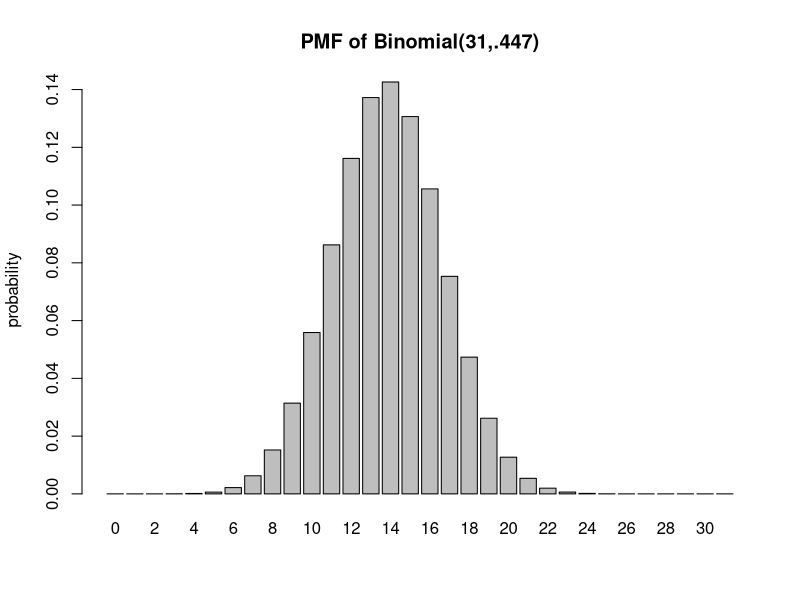
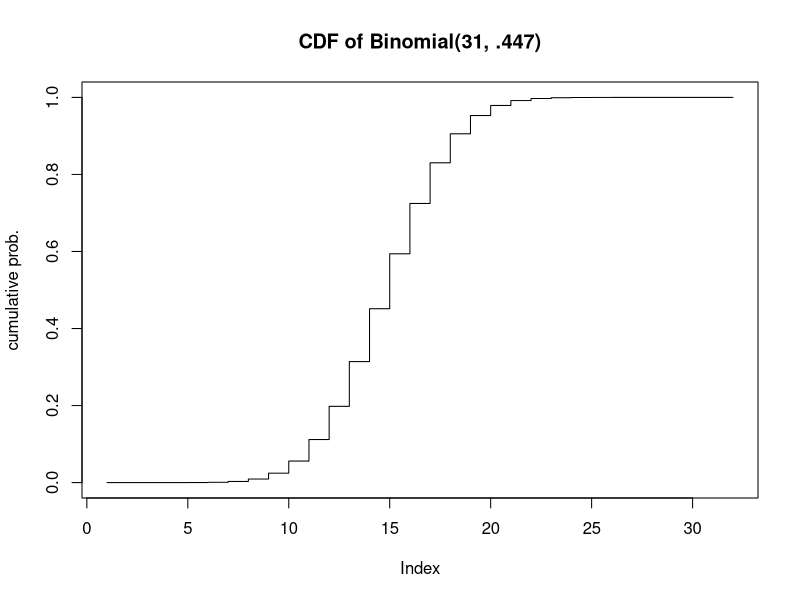
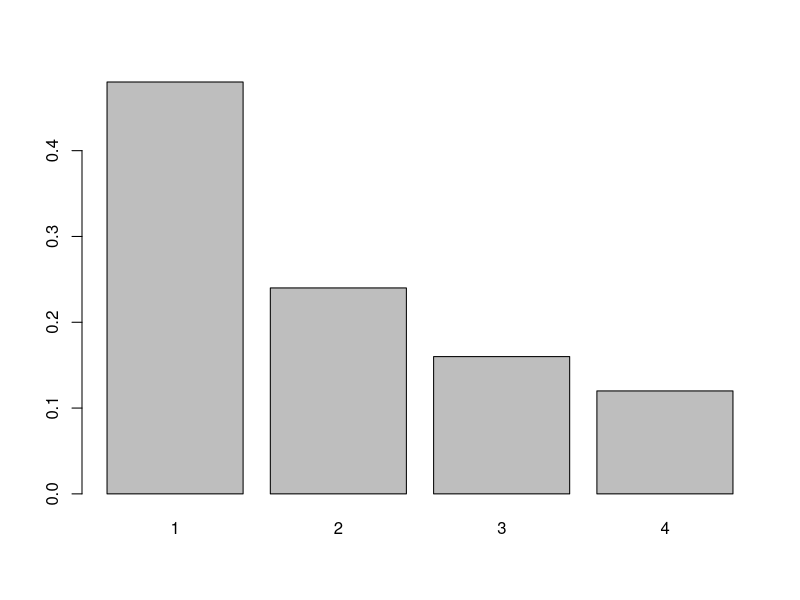
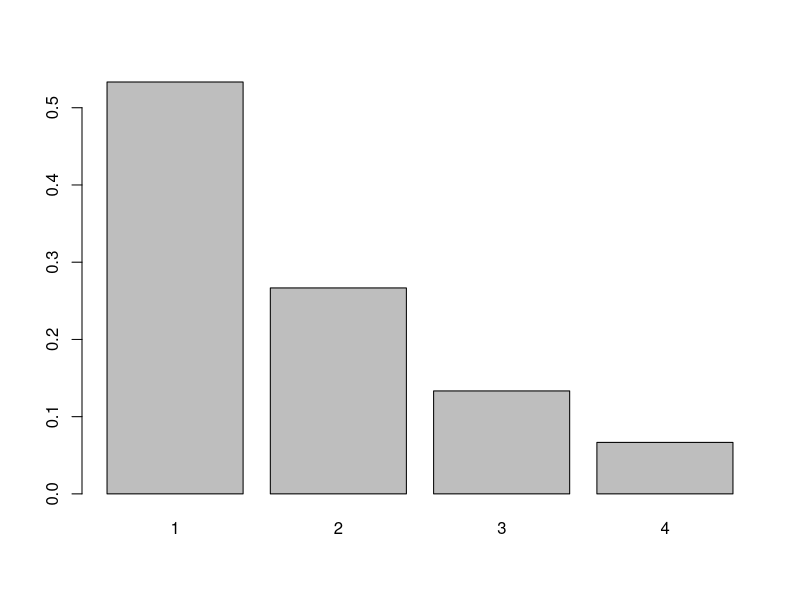
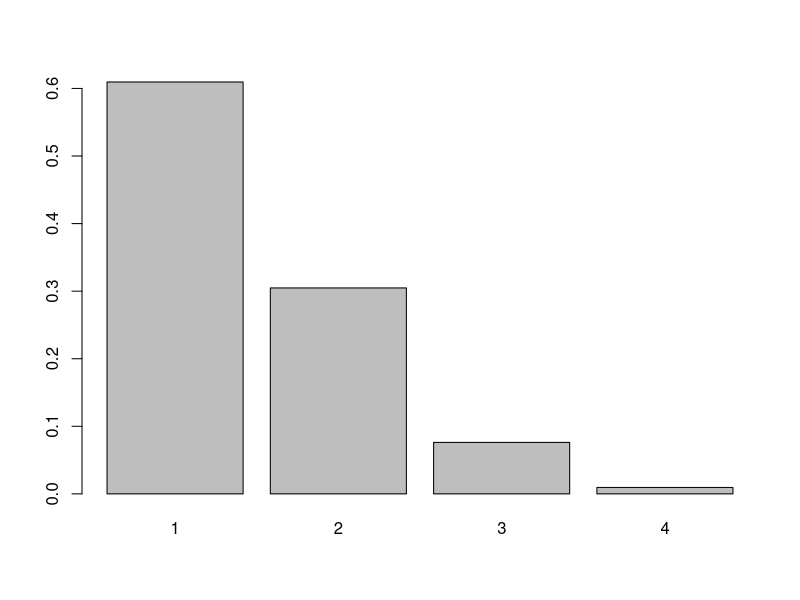
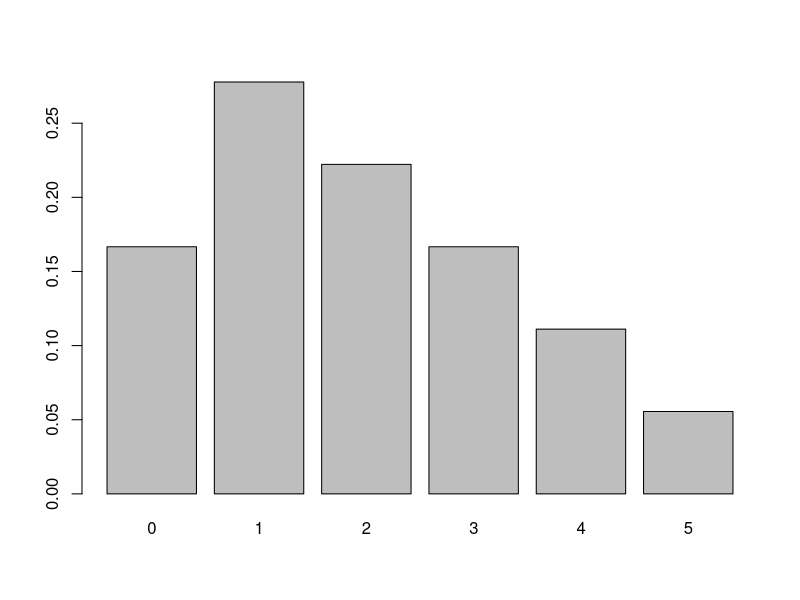
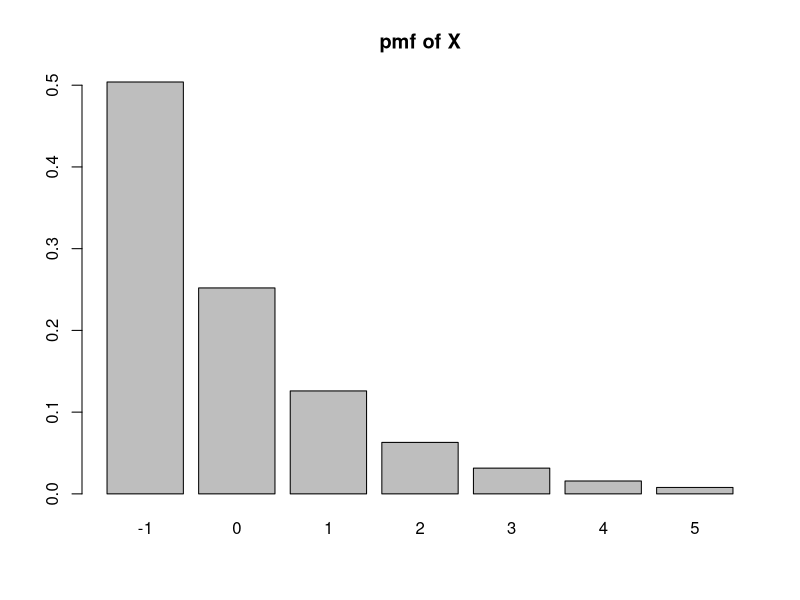
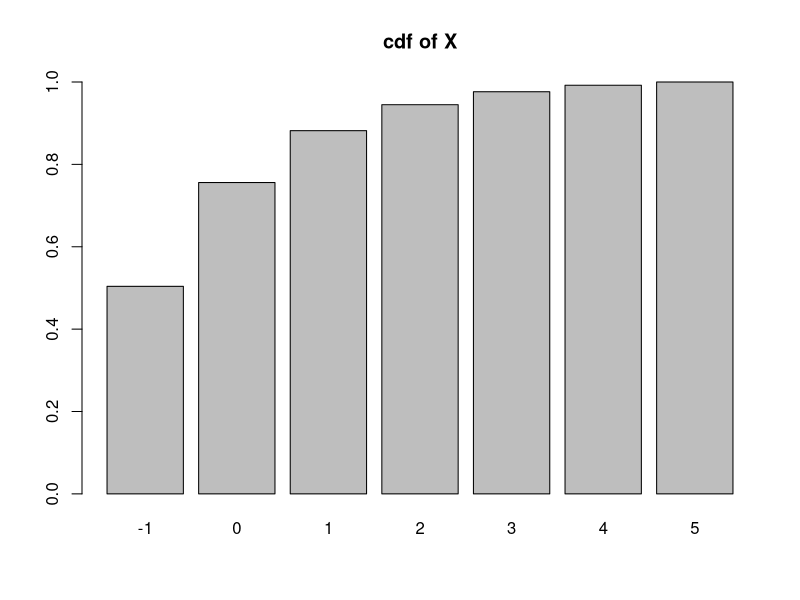

These charts were generated, in order, by the following R code:
## ---- chunk 1
barplot(dbinom(0:31, 31,.447), names=0:31, ylab="probability", main="PMF of Binomial(31,.447)")
## ---- chunk 2
plot(pbinom(0:31, 31, .447), type="s", ylab="cumulative prob.", main="CDF of Binomial(31, .447)")
## ---- chunk 3
dbinom(17, 31, .447)
## ---- chunk 4
pbinom(13, 31, .447)
## ---- chunk 5
sum(dbinom(12:31, 31, .447))
#or
pbinom(11, 31, .447, lower.tail=FALSE)
#or
1-pbinom(11, 31, .447)
## ---- chunk 6
#P(X at least 15)
sum(dbinom(15:31,31,.447))
## ---- chunk 7
sum(dbinom(16:19, 31, .447))
## ---- chunk 8
#E(X)=n*p
31*.447
#or you can also do this (but it's too much work)
sum( (0:31) * dbinom(0:31, 31, .447))

## ---- chunk 9
#Var(X) = n * p * (1-p)
31 * .447 * (1-.447)
#or - if you want (but why would you want to?)
sum((0:31 - 31*.447)^2 * dbinom(0:31, 31, .447))
## ---- chunk 10
#SD(X) = sqrt(n*p*(1-p))
sqrt(31*.447*(1-.447))
## ---- chunk 11
#E(4X+51.324) = 4*E(X)+51.324
4*(31*.447) + 51.324
## ---- chunk 12
barplot(height=c(12/25, 6/25, 4/25, 3/25), names=1:4)
## ---- chunk 13
barplot(height=c(8/15, 4/15, 2/15, 1/15), names=1:4)
## ---- chunk 14
barplot(height=c(64/105, 32/105, 8/105, 1/105), names=1:4)
## ---- chunk 15
#It may be simplest to calculate all possible values of X. 
x <- vector("numeric")
for(i in 1:6){
  for(j in 1:6){
x[length(x)+1] = abs(i-j)
  }
}
#now that we have all equally likely values, we can just calculate the pmf in a prop.table
pX <- prop.table(table(x))
#And create a barplot.
barplot(pX)
## ---- chunk 16
#The probability that X <= 2 is easy to find using the pmf
#The columns are named with strings, so we can convert 0 1 and 2 to strings to pull out the proper probabilities.
sum(pX[as.character(0:2)])
## ---- chunk 17
#The expected value and variance can be calculated from the pmf.

(EX <- sum(0:5 * pX))
(VarX <- sum((0:5 - EX)^2 * pX))

#or by taking the mean and population variance of the x values themselves
mean(x)
mean((x-mean(x))^2)

## ---- chunk 18
1-(1/2+1/4+1/8)
## ---- chunk 19
c=32/127
k = seq(-1,5)
pk=c/2^k
names(pk) <- k
sum(pk[as.character(2)])
sum(pk[as.character(2:5)])
## ---- chunk 20
sum(pk[k<=4^(1/3)])
sum(pk[k^3<5])
## ---- chunk 21
barplot(height=pk, names=k, main='pmf of X')
barplot(height=cumsum(pk), names=k, main='cdf of X')
## ---- chunk 22
#Let X be the noise
k <- seq(0,-3)
pk <- c(4/10, 3/10, 2/10, 1/10)

y <- sort(2+k)
py <- pk[order(2+k)]

barplot(height=py, names=y, main="pmf of Y")
## ---- chunk 23
#Interpreting 'positive' to be strictly positive, not zero:
sum(py[y>0])
## ---- chunk 24
(EY <- sum(y*py))
(VarY <- sum((y-EY)^2*py))

## ---- chunk 25
x <- 1:10
px <- ((11-x)^3-(10-x)^3)/10^3
#double check
sum(px)
(EX <- sum(x*px))
5.5-EX
## ---- chunk 26
k <- 1:15
p1 <- 1/(sum(1/k))
pk <- p1/k

g <- function(x){
  return(as.numeric(x>10))
}

sum(g(k)*pk)

## ---- chunk 27
h <- function(x){
  return(max(0, x-10))
}

p1 <- 1/(sum(1/2^(k-1)))
pk <- p1*(1/2^(k-1))

sum(h(k)*pk)
## ---- chunk 28
x <- -3:4
px <- 1/length(x)

(EX <- sum(x*px))
(VarX <- sum((x-EX)^2*px))

## ---- chunk 29
y <- -2*x^2+3

(EY <- sum(y*px))
(VarY <- sum((y-EY)^2*px))
## ---- chunk 30
w <- cos(pi*x/8)
(EW <- sum(w*px))
(VarW <- sum((w-EW)^2*px))

## ---- chunk 31
z <- w^2
(EZ <- sum(z*px))
(VarZ <- sum((z-EZ)^2*px))
## ---- chunk 32
dbinom(0, 10000, .000001)
pbinom(3, 10000, .000001)
## ---- chunk 33
1-.01^(1/10000)
## ---- chunk 34
lambda=5
mu=1
ppois(4, lambda/(1:10 * mu), lower.tail=FALSE)
#With 3 employees P(X>4) is less than 10%.
## ---- chunk 35
pnorm(2.64, 0, 1, lower.tail=FALSE)
## ---- chunk 36
pnorm(.87)-pnorm(0)
## ---- chunk 37
pnorm(1.39, lower.tail=FALSE)*2
## ---- chunk 38
#P(X>4)
pnorm(4, mean=5, sd=4, lower.tail=FALSE)

#P(2 <= X <= 7)
pnorm(7, 5, 4)-pnorm(4,5,4)
## ---- chunk 39
qnorm(.88695, 4)
## ---- chunk 40
qnorm(.1131, 5, 4, lower.tail=FALSE)
## ---- chunk 41
#First find the probability less than 13
p13 <- pnorm(13, 5, 4)
#now we can find the quantile for p13+.0011
qnorm(p13+.0011, 5, 4)

#double check
pnorm(13.08321,5,4)-pnorm(13,5,4)
## ---- chunk 42
#P(X < -1) = 0 because F(x) only goes up to .5 at x=-1, not when x < -1

#P(-.5 < X < .5) = F(.5) - F(-.5)
(1+.5)/2 - .5

#P(X > 0.5) = 1-P(X<.5) = 1-F(.5) 
1- (1+.5)/2
